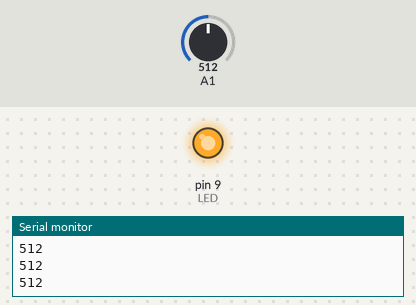
A sketch run on a simulated Arduino Uno, built with avr-gcc and run on an emulated ATmega328P. Shown: output pins drawn as LEDs (lit = HIGH), the last lines printed to the serial monitor. The test bench sets the inputs (shaded band); at power-on: A1 = 512.

Above: at 1.2 s.
1.3 s: A1 set to 6
2.8 s: A1 set to 3
At 4.0 s:
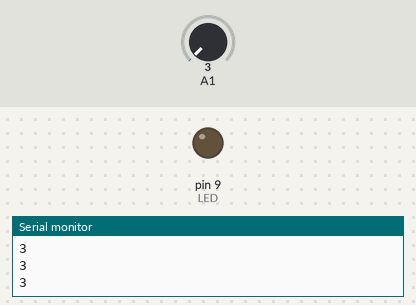
4.3 s: A1 set to 122
At 5.3 s:
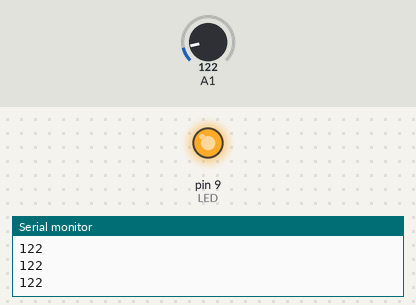
5.8 s: A1 set to 0
At 6.5 s:
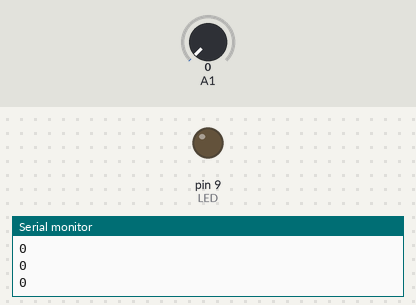
Timing chart, 0 to 8.3 s (numbered marks = the images above; inputs shaded):
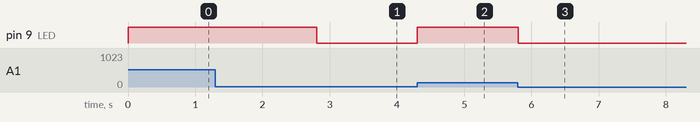

The sketch:

FlexSensorTest.ino
```cpp
const int LED = 9;
void setup() {
  Serial.begin(9600);
  pinMode(LED,OUTPUT);
}

void loop() {
  int flexVal = analogRead(A1);
  Serial.println(flexVal );
  if(flexVal < 5){
    digitalWrite(LED,LOW);
  }else if(flexVal > 8){
    digitalWrite(LED,HIGH);
  }
  delay(10);
}
```

Measured:
- the behaviour switches between 5 and 4 on A1 (found by bisection; images 0 and 1)
- after the input at 2.8 s, pin 9 (LED): HIGH → LOW at once
- after the input at 4.3 s, pin 9 (LED): LOW → HIGH at once
- after the input at 5.8 s, pin 9 (LED): HIGH → LOW at once
